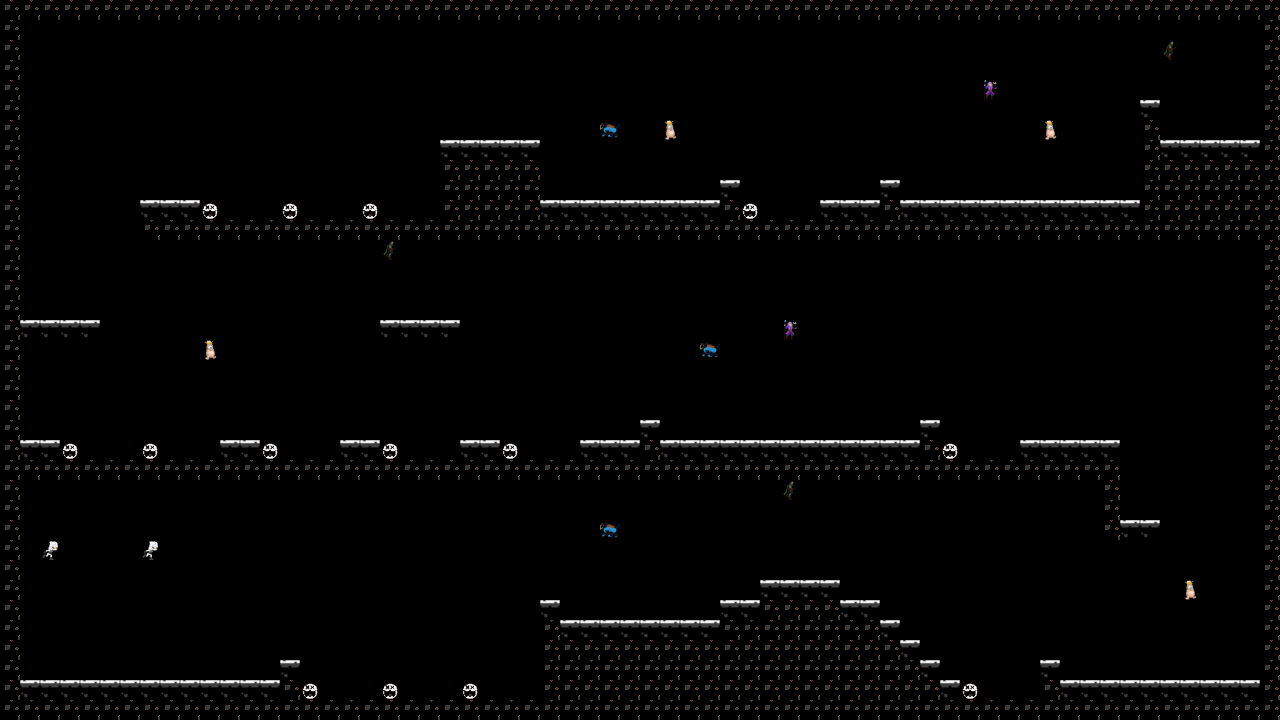

Tiled map render using the project's own tile images. Description and the whole map definition, tile-layer contents included, below:
An orthogonal 64x36 tile map with 20x20 px tiles, 1 tile layer (Camada de Blocos 1), 8 tilesets.

<map version="1.9" tiledversion="1.9.2" orientation="orthogonal" renderorder="right-down" width="64" height="36" tilewidth="20" tileheight="20" infinite="0" nextlayerid="2" nextobjectid="1">
 <tileset firstgid="1" name="espinho_tile" tilewidth="20" tileheight="20" tilecount="1" columns="1">
  <image source="../assets/mundo/espinho_tile.png" width="20" height="20" />
 </tileset>
 <tileset firstgid="2" name="ground_tile" tilewidth="20" tileheight="20" tilecount="1" columns="1">
  <image source="../assets/mundo/ground_tile.png" width="20" height="20" />
 </tileset>
 <tileset firstgid="3" name="ground2_tile" tilewidth="20" tileheight="20" tilecount="1" columns="1">
  <image source="../assets/mundo/ground2_tile.png" width="20" height="20" />
 </tileset>
 <tileset firstgid="4" name="tile_arqueiro" tilewidth="20" tileheight="20" tilecount="1" columns="1">
  <image source="../assets/inimigos/tile_arqueiro.png" width="20" height="20" />
 </tileset>
 <tileset firstgid="5" name="tile_boss" tilewidth="20" tileheight="20" tilecount="1" columns="1">
  <image source="../assets/inimigos/tile_boss.png" width="20" height="20" />
 </tileset>
 <tileset firstgid="6" name="tile_enemy1" tilewidth="20" tileheight="20" tilecount="1" columns="1">
  <image source="../assets/inimigos/tile_enemy1.png" width="20" height="20" />
 </tileset>
 <tileset firstgid="7" name="player" tilewidth="20" tileheight="20" tilecount="1" columns="1">
  <image source="../assets/personagem/player.png" width="20" height="20" />
 </tileset>
 <tileset firstgid="8" name="aleatorio" tilewidth="20" tileheight="20" tilecount="1" columns="1">
  <image source="../assets/inimigos/aleatorio.png" width="20" height="20" />
 </tileset>
 <layer id="1" name="Camada de Blocos 1" width="64" height="36">
  <data encoding="csv">
3,3,3,3,3,3,3,3,3,3,3,3,3,3,3,3,3,3,3,3,3,3,3,3,3,3,3,3,3,3,3,3,3,3,3,3,3,3,3,3,3,3,3,3,3,3,3,3,3,3,3,3,3,3,3,3,3,3,3,3,3,3,3,3,
3,0,0,0,0,0,0,0,0,0,0,0,0,0,0,0,0,0,0,0,0,0,0,0,0,0,0,0,0,0,0,0,0,0,0,0,0,0,0,0,0,0,0,0,0,0,0,0,0,0,0,0,0,0,0,0,0,0,0,0,0,0,0,3,
3,0,0,0,0,0,0,0,0,0,0,0,0,0,0,0,0,0,0,0,0,0,0,0,0,0,0,0,0,0,0,0,0,0,0,0,0,0,0,0,0,0,0,0,0,0,0,0,0,0,0,0,0,0,0,0,0,0,4,0,0,0,0,3,
3,0,0,0,0,0,0,0,0,0,0,0,0,0,0,0,0,0,0,0,0,0,0,0,0,0,0,0,0,0,0,0,0,0,0,0,0,0,0,0,0,0,0,0,0,0,0,0,0,0,0,0,0,0,0,0,0,0,0,0,0,0,0,3,
3,0,0,0,0,0,0,0,0,0,0,0,0,0,0,0,0,0,0,0,0,0,0,0,0,0,0,0,0,0,0,0,0,0,0,0,0,0,0,0,0,0,0,0,0,0,0,0,0,5,0,0,0,0,0,0,0,0,0,0,0,0,0,3,
3,0,0,0,0,0,0,0,0,0,0,0,0,0,0,0,0,0,0,0,0,0,0,0,0,0,0,0,0,0,0,0,0,0,0,0,0,0,0,0,0,0,0,0,0,0,0,0,0,0,0,0,0,0,0,0,0,2,0,0,0,0,0,3,
3,0,0,0,0,0,0,0,0,0,0,0,0,0,0,0,0,0,0,0,0,0,0,0,0,0,0,0,0,0,6,0,0,8,0,0,0,0,0,0,0,0,0,0,0,0,0,0,0,0,0,0,8,0,0,0,0,3,0,0,0,0,0,3,
3,0,0,0,0,0,0,0,0,0,0,0,0,0,0,0,0,0,0,0,0,0,2,2,2,2,2,0,0,0,0,0,0,0,0,0,0,0,0,0,0,0,0,0,0,0,0,0,0,0,0,0,0,0,0,0,0,3,2,2,2,2,2,3,
3,0,0,0,0,0,0,0,0,0,0,0,0,0,0,0,0,0,0,0,0,0,3,3,3,3,3,0,0,0,0,0,0,0,0,0,0,0,0,0,0,0,0,0,0,0,0,0,0,0,0,0,0,0,0,0,0,3,3,3,3,3,3,3,
3,0,0,0,0,0,0,0,0,0,0,0,0,0,0,0,0,0,0,0,0,0,3,3,3,3,3,0,0,0,0,0,0,0,0,0,2,0,0,0,0,0,0,0,2,0,0,0,0,0,0,0,0,0,0,0,0,3,3,3,3,3,3,3,
3,0,0,0,0,0,0,2,2,2,1,0,0,0,1,0,0,0,1,0,0,0,3,3,3,3,3,2,2,2,2,2,2,2,2,2,3,1,0,0,0,2,2,2,3,2,2,2,2,2,2,2,2,2,2,2,2,3,3,3,3,3,3,3,
3,0,0,0,0,0,0,3,3,3,3,3,3,3,3,3,3,3,3,3,3,3,3,3,3,3,3,3,3,3,3,3,3,3,3,3,3,3,3,3,3,3,3,3,3,3,3,3,3,3,3,3,3,3,3,3,3,3,3,3,3,3,3,3,
3,0,0,0,0,0,0,0,0,0,0,0,0,0,0,0,0,0,0,4,0,0,0,0,0,0,0,0,0,0,0,0,0,0,0,0,0,0,0,0,0,0,0,0,0,0,0,0,0,0,0,0,0,0,0,0,0,0,0,0,0,0,0,3,
3,0,0,0,0,0,0,0,0,0,0,0,0,0,0,0,0,0,0,0,0,0,0,0,0,0,0,0,0,0,0,0,0,0,0,0,0,0,0,0,0,0,0,0,0,0,0,0,0,0,0,0,0,0,0,0,0,0,0,0,0,0,0,3,
3,0,0,0,0,0,0,0,0,0,0,0,0,0,0,0,0,0,0,0,0,0,0,0,0,0,0,0,0,0,0,0,0,0,0,0,0,0,0,0,0,0,0,0,0,0,0,0,0,0,0,0,0,0,0,0,0,0,0,0,0,0,0,3,
3,0,0,0,0,0,0,0,0,0,0,0,0,0,0,0,0,0,0,0,0,0,0,0,0,0,0,0,0,0,0,0,0,0,0,0,0,0,0,0,0,0,0,0,0,0,0,0,0,0,0,0,0,0,0,0,0,0,0,0,0,0,0,3,
3,2,2,2,2,0,0,0,0,0,0,0,0,0,0,0,0,0,0,2,2,2,2,0,0,0,0,0,0,0,0,0,0,0,0,0,0,0,0,5,0,0,0,0,0,0,0,0,0,0,0,0,0,0,0,0,0,0,0,0,0,0,0,3,
3,0,0,0,0,0,0,0,0,0,8,0,0,0,0,0,0,0,0,0,0,0,0,0,0,0,0,0,0,0,0,0,0,0,0,6,0,0,0,0,0,0,0,0,0,0,0,0,0,0,0,0,0,0,0,0,0,0,0,0,0,0,0,3,
3,0,0,0,0,0,0,0,0,0,0,0,0,0,0,0,0,0,0,0,0,0,0,0,0,0,0,0,0,0,0,0,0,0,0,0,0,0,0,0,0,0,0,0,0,0,0,0,0,0,0,0,0,0,0,0,0,0,0,0,0,0,0,3,
3,0,0,0,0,0,0,0,0,0,0,0,0,0,0,0,0,0,0,0,0,0,0,0,0,0,0,0,0,0,0,0,0,0,0,0,0,0,0,0,0,0,0,0,0,0,0,0,0,0,0,0,0,0,0,0,0,0,0,0,0,0,0,3,
3,0,0,0,0,0,0,0,0,0,0,0,0,0,0,0,0,0,0,0,0,0,0,0,0,0,0,0,0,0,0,0,0,0,0,0,0,0,0,0,0,0,0,0,0,0,0,0,0,0,0,0,0,0,0,0,0,0,0,0,0,0,0,3,
3,0,0,0,0,0,0,0,0,0,0,0,0,0,0,0,0,0,0,0,0,0,0,0,0,0,0,0,0,0,0,0,2,0,0,0,0,0,0,0,0,0,0,0,0,0,2,0,0,0,0,0,0,0,0,0,0,0,0,0,0,0,0,3,
3,2,2,1,0,0,0,1,0,0,0,2,2,1,0,0,0,2,2,1,0,0,0,2,2,1,0,0,0,2,2,2,3,2,2,2,2,2,2,2,2,2,2,2,2,2,3,1,0,0,0,2,2,2,2,2,0,0,0,0,0,0,0,3,
3,3,3,3,3,3,3,3,3,3,3,3,3,3,3,3,3,3,3,3,3,3,3,3,3,3,3,3,3,3,3,3,3,3,3,3,3,3,3,3,3,3,3,3,3,3,3,3,3,3,3,3,3,3,3,3,0,0,0,0,0,0,0,3,
3,0,0,0,0,0,0,0,0,0,0,0,0,0,0,0,0,0,0,0,0,0,0,0,0,0,0,0,0,0,0,0,0,0,0,0,0,0,0,4,0,0,0,0,0,0,0,0,0,0,0,0,0,0,0,3,0,0,0,0,0,0,0,3,
3,0,0,0,0,0,0,0,0,0,0,0,0,0,0,0,0,0,0,0,0,0,0,0,0,0,0,0,0,0,0,0,0,0,0,0,0,0,0,0,0,0,0,0,0,0,0,0,0,0,0,0,0,0,0,3,0,0,0,0,0,0,0,3,
3,0,0,0,0,0,0,0,0,0,0,0,0,0,0,0,0,0,0,0,0,0,0,0,0,0,0,0,0,0,6,0,0,0,0,0,0,0,0,0,0,0,0,0,0,0,0,0,0,0,0,0,0,0,0,3,2,2,0,0,0,0,0,3,
3,0,7,0,0,0,0,7,0,0,0,0,0,0,0,0,0,0,0,0,0,0,0,0,0,0,0,0,0,0,0,0,0,0,0,0,0,0,0,0,0,0,0,0,0,0,0,0,0,0,0,0,0,0,0,0,0,0,0,0,0,0,0,3,
3,0,0,0,0,0,0,0,0,0,0,0,0,0,0,0,0,0,0,0,0,0,0,0,0,0,0,0,0,0,0,0,0,0,0,0,0,0,0,0,0,0,0,0,0,0,0,0,0,0,0,0,0,0,0,0,0,0,0,0,0,0,0,3,
3,0,0,0,0,0,0,0,0,0,0,0,0,0,0,0,0,0,0,0,0,0,0,0,0,0,0,0,0,0,0,0,0,0,0,0,0,0,2,2,2,2,0,0,0,0,0,0,0,0,0,0,0,0,0,0,0,0,0,8,0,0,0,3,
3,0,0,0,0,0,0,0,0,0,0,0,0,0,0,0,0,0,0,0,0,0,0,0,0,0,0,2,0,0,0,0,0,0,0,0,2,2,3,3,3,3,2,2,0,0,0,0,0,0,0,0,0,0,0,0,0,0,0,0,0,0,0,3,
3,0,0,0,0,0,0,0,0,0,0,0,0,0,0,0,0,0,0,0,0,0,0,0,0,0,0,3,2,2,2,2,2,2,2,2,3,3,3,3,3,3,3,3,2,0,0,0,0,0,0,0,0,0,0,0,0,0,0,0,0,0,0,3,
3,0,0,0,0,0,0,0,0,0,0,0,0,0,0,0,0,0,0,0,0,0,0,0,0,0,0,3,3,3,3,3,3,3,3,3,3,3,3,3,3,3,3,3,3,2,0,0,0,0,0,0,0,0,0,0,0,0,0,0,0,0,0,3,
3,0,0,0,0,0,0,0,0,0,0,0,0,0,2,0,0,0,0,0,0,0,0,0,0,0,0,3,3,3,3,3,3,3,3,3,3,3,3,3,3,3,3,3,3,3,2,0,0,0,0,0,2,0,0,0,0,0,0,0,0,0,0,3,
3,2,2,2,2,2,2,2,2,2,2,2,2,2,3,1,0,0,0,1,0,0,0,1,0,0,0,3,3,3,3,3,3,3,3,3,3,3,3,3,3,3,3,3,3,3,3,2,1,0,0,0,3,2,2,2,2,2,2,2,2,2,2,3,
3,3,3,3,3,3,3,3,3,3,3,3,3,3,3,3,3,3,3,3,3,3,3,3,3,3,3,3,3,3,3,3,3,3,3,3,3,3,3,3,3,3,3,3,3,3,3,3,3,3,3,3,3,3,3,3,3,3,3,3,3,3,3,3
</data>
 </layer>
</map>